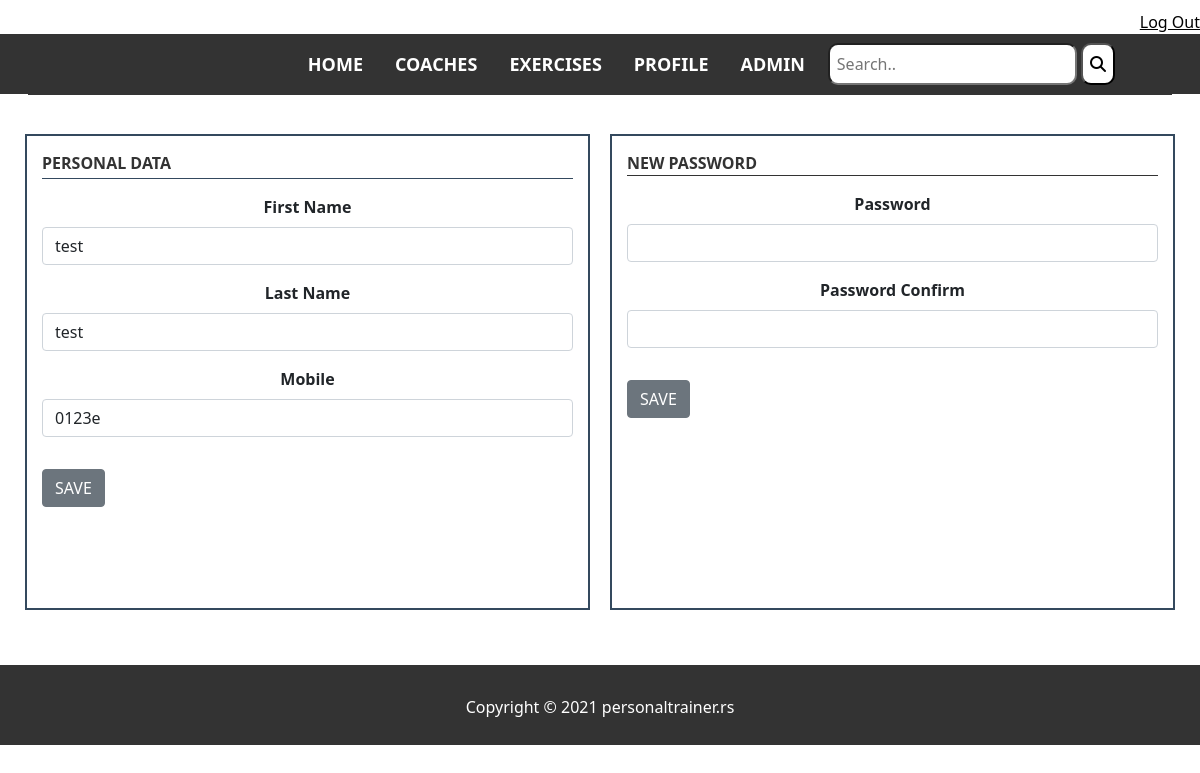
The app's page /profile/index.php (signed in) with its own data.
### tables this page shows
CREATE TABLE `users` (
  `id_user` int(11) NOT NULL,
  `username` varchar(30) NOT NULL,
  `email` varchar(40) NOT NULL,
  `firstname` varchar(40) NOT NULL,
  `lastname` varchar(40) NOT NULL,
  `phone` varchar(15) NOT NULL,
  `password` varchar(255) NOT NULL,
  `user_type` int(11) NOT NULL,
  `code` char(40) NOT NULL,
  `registration_expires` datetime NOT NULL,
  `active` smallint(1) NOT NULL DEFAULT '0',
  `code_password` char(40) DEFAULT NULL,
  `new_password_expires` datetime DEFAULT NULL,
  `biography` varchar(250) NOT NULL
);

### db.php (called while the page is built, shortened)
<?php
  class DB {
    private static $host = 'localhost';
    private static $db_name = 'vtsgirls';
    private static $username = 'vtsgirls';
    private static $password = 'bq5z#6Q@tjd9';
    private static $conn = null;
    public static function connect() {
      try {
        self::$conn = mysqli_connect(self::$host, self::$username, self::$password, self::$db_name);
    } catch(Exception $e) {
        echo $e->getMessage();
      }
      return self::$conn;
    }
  }

### mvc/view.php (called while the page is built, shortened)
<?php
require_once "model.php";
class View {
    private $query;
    function __construct() {
        $this->query = new Model();
    }
    public function getUserData() {
        $renderData = $this->query->getUserData();
        return $renderData;
    }
}
?>

### mvc/model.php (called while the page is built, shortened)
<?php
require_once __DIR__.'/../db.php';
class Model {
    private $connection;
    function __construct() {
        $this->connection = DB::connect();
    }
    public function getUserData() {
        $sql = "SELECT * FROM `users` WHERE `users`.`id_user` = $_SESSION[id_user]";
        $result = mysqli_query($this->connection, $sql) or die(mysqli_error($this->connection));
        return $result->fetch_all(MYSQLI_ASSOC);
    }
}
?>

### profile/index.php (the view, shortened to what this page needs)
<?php
require_once "../mvc/view.php";
?>
<!doctype html>
<html lang="en">
<body class="app">
    <div class="content">
        <section>
            <?php
            include("../components/navbar.php");
            include "../components/head.php"; ?>
        </section>
        <section class="sec2">
            <div class="co p-0 mb-2" style='margin-top:30px; '>
                <?php
                $view = new View();
                $data = $view->getUserData();
                for ($i = 0;$i < sizeof($data);$i++)
                {
                    $value = $data[$i];
                    echo "
                    <div class='prof'>
                        <div class='l' style='border:2px solid #34495e; padding:15px; margin:10px;'>
                            <form action='#' >
                                <div class='fs-6' style='border-bottom:1px solid #34495e; padding-bottom:3px'>
                                    <b style='text-transform: uppercase; color:#333;'>Personal Data</b>
                                </div>
                                <div class='form-group mt-3'>
                                    <label for='firstname'><b>First Name</b></label>
                                    <input type='text' name='firstname' class='form-control' value='$value[firstname]'>
                                </div>
                                <div class='form-group mt-3'>
                                    <label for='lastname'><b>Last Name</b></label>
                                    <input type='text' name='lastname' class='form-control' value='$value[lastname]'>
                                </div>
                                <div class='form-group mt-3'>
                                    <label for='phone'><b>Mobile</b></label>
                                    <input type='text' name='phone' class='form-control' value='$value[phone]'>
                                </div>
                                ";
                                echo"
                                <button onclick='Update(this, \"user\")' class='btn btn-secondary mt-3' type='button'>SAVE</button>
                                <div class='alert alert-info alert-dismissible visually-hidden mt-3' role='alert'>
                                    <span class='message'></span>
                                    <button type='button' onclick='RemoveMessage(this)' class='btn-close'>
                                    </button>
                                </div>
                            </form>
                        </div>
                        <div class='r' style='border:2px solid #34495e; padding:15px;;margin:10px; float:left;'>
                            <form action='#' >
                                <div class='' fs-6' style='border-bottom:1px solid #333;'>
                                    <b style='text-transform: uppercase; color:#333;'>New Password</b>
                                </div>
                                <div class='form-group mt-3'>
                                    <label for='password'><b>Password</b></label>
                                    <input type='password' name='password' class='form-control'>
                                </div>
                                <div class='form-group mt-3'>
                                    <label for='cpassword'><b>Password Confirm</b></label>
                                    <input type='password' name='cpassword' class='form-control'>
                                </div>
                                <div>
                                    <button onclick='Update(this, \"user\")' class='btn btn-secondary mt-3' type='button'>SAVE</button>
                                    <div class='alert alert-info alert-dismissible visually-hidden mt-3' role='alert'>
                                        <span class='message'></span>
                                        <button type='button' onclick='RemoveMessage(this)' class='btn-close'>
                                        </button>
                                    </div>
                                <div>
                            </form>
                        </div>
                    </div>
                    ";
                }
                ?>
            </div>
        </section>
        <footer class="footer">
            <div id="copyright">
                <p>Copyright © 2021 personaltrainer.rs</p>
            </div>
        </footer>
</body>
</html>

### css/main.css (style rules this page uses)
html { overflow-x: hidden; }
.r { display: flex; flex-direction: column; gap: 10px; }
.content { flex: 1; }
.content .sec2 .prof { display: flex; flex-direction: column; margin: 15px; }
.content .sec2 .prof .l { width: 100%; }
.content .sec2 .prof .l .form-group { text-align: center; }
.content .sec2 .prof .r { width: 100%; }
.content .sec2 .prof .r .form-group { text-align: center; }
@media all and (min-width: 1024px) { .content .sec2 .prof { flex-direction: row; } }
@media all and (min-width: 1024px) { .content .sec2 .prof .l { width: 50%; } }
@media all and (min-width: 1024px) { .content .sec2 .prof .r { width: 50%; height: 476px; } }
.app { display: flex; flex-direction: column; min-height: 99vh; }
.footer { width: 100%; height: 80px; background: #333; text-align: center; color: #fff; padding-top: 30px; margin-top: 30px; }
body { display: flex; flex-direction: column; flex-grow: 1; }

### records on screen
users: firstname "test", lastname "test", phone "0123e"
